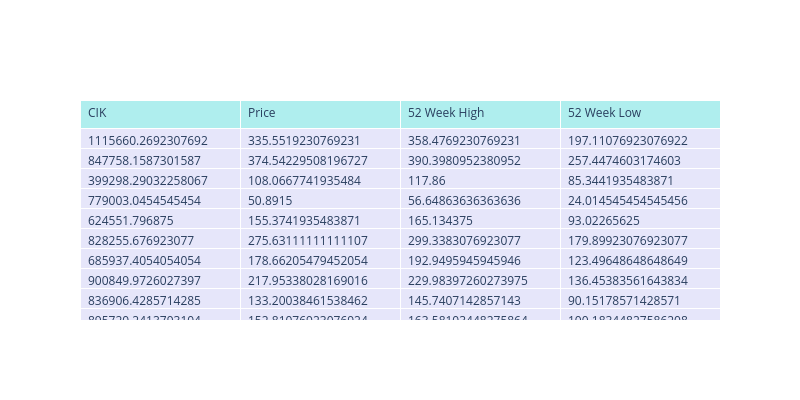

Here is the notebook cell this chart was saved with:
### Markdown cell above
## Add Some Style

### Code cell
col_names = list(df.columns)
header_data = dict(values = col_names,
                   fill_color='paleturquoise',
                   align = 'left')

data = [df['CIK'], df['Price'], df['52 Week High'], df['52 Week Low']]
cell_data  = dict(values = data, 
                  fill_color = 'lavender',
                  align = 'left')
    
tbl = go.Table(header = header_data, cells = cell_data)

fig = go.Figure(data = tbl)
fig.update_layout(width=800, height=400)
fig.show()

### Figure 1 — Plotly figure (JSON) as saved in the notebook; plotly's stock layout.template omitted (floating-point values rounded to 4 significant figures)
{"data": [{"cells": {"align": "left", "fill": {"color": "lavender"}, "values": [[1116000.0, 847800.0, 399300.0, 779000.0, 624600.0, 828300.0, 685900.0, 900800.0, 836900.0, 895700.0, 803500.0], [335.6, 374.5, 108.1, 50.89, 155.4, 275.6, 178.7, 218.0, 133.2, 152.8, 75.62], [358.5, 390.4, 117.9, 56.65, 165.1, 299.3, 192.9, 230.0, 145.7, 163.6, 78.74], [197.1, 257.4, 85.34, 24.01, 93.02, 179.9, 123.5, 136.5, 90.15, 100.2, 59.37]]}, "header": {"align": "left", "fill": {"color": "paleturquoise"}, "values": ["CIK", "Price", "52 Week High", "52 Week Low"]}, "type": "table"}], "layout": {"height": 400, "width": 800}}
